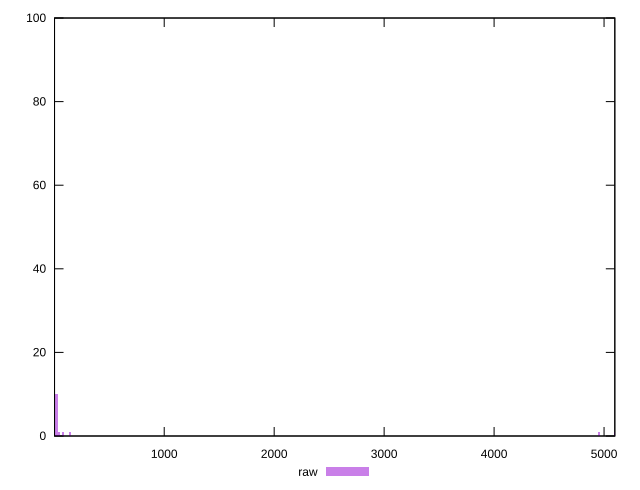

Recreate this plot in gnuplot.
reset

$raw <<EOF
4954.700599514045 1
5098.018385450402 1
0 85
81.89587767791811 1
20.473969419479527 10
143.3177859363567 1
40.947938838959054 1
EOF

set key outside below
set boxwidth 20.473969419479527
set xrange [2.565:5097.960999999999]
set yrange [0:100]
set trange [0:100]
set style fill transparent solid 0.5 noborder
set terminal svg size 640, 490 enhanced background rgb 'white'
set output "report/report_00029_2021-02-24T13-36-40.390Z/server-response-time/samples/music/raw/histogram.svg"

plot $raw title "raw" with boxes

reset
